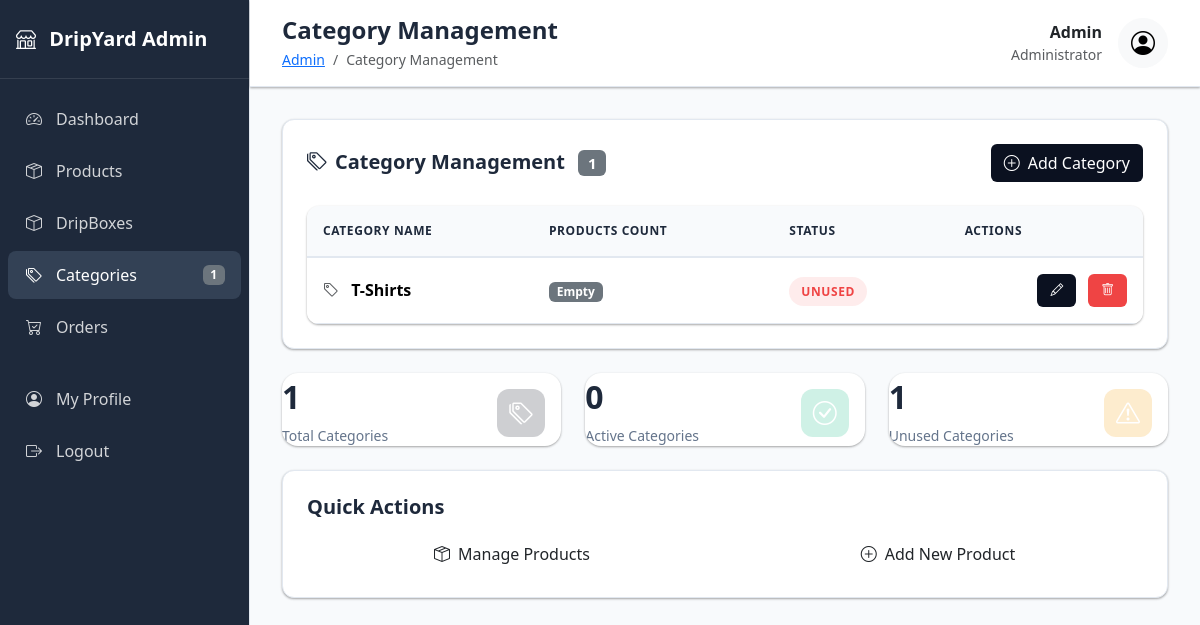
Screenshot of /admin/categories.php (signed in) with the database file from the repository.
### tables this page shows
CREATE TABLE `categories` (
  `id` int(10) UNSIGNED NOT NULL,
  `name` varchar(100) NOT NULL,
  `created_at` timestamp NOT NULL DEFAULT current_timestamp()
);

CREATE TABLE `users` (
  `id` int(10) UNSIGNED NOT NULL,
  `name` varchar(255) NOT NULL,
  `email` varchar(255) NOT NULL,
  `password` varchar(255) NOT NULL,
  `profile_image` varchar(255) DEFAULT NULL,
  `role` varchar(20) NOT NULL DEFAULT 'customer',
  `created_at` timestamp NOT NULL DEFAULT current_timestamp()
);

### backend/auth.php (called while the page is built, shortened)
<?php
function getCurrentUser(): ?array
{
    static $cachedUser = null;
    if ($cachedUser !== null) {
        return $cachedUser;
    }
    $pdo = getPDO();
    $stmt = $pdo->prepare('SELECT id, name, email, role, profile_image, created_at FROM users WHERE id = ? LIMIT 1');
    $stmt->execute([$_SESSION['user_id']]);
    $user = $stmt->fetch();
    $cachedUser = $user;
    return $cachedUser;
}
function requireAdmin() {
    $user = getCurrentUser();
}

### public/admin/categories.php (the view, shortened to what this page needs)
<?php
$pageTitle = 'Category Management';
$basePath = '../..';
require_once __DIR__ . '/../../backend/auth.php';
requireAdmin();
$pdo = getPDO();
$stmt = $pdo->query('
    SELECT c.id, c.name,
           (SELECT COUNT(*) FROM products WHERE category_id = c.id) AS product_count
    FROM categories c
    ORDER BY c.name ASC
');
$categories = $stmt->fetchAll();
include __DIR__ . '/../partials/admin_header.php';
?>
<div class="admin-card mb-4">
    <div class="card-body">
        <div class="d-flex justify-content-between align-items-center mb-4">
            <h5 class="card-title mb-0">
                <i class="bi bi-tags me-2"></i>Category Management
                <span class="badge bg-secondary ms-2"><?php echo count($categories); ?></span>
            </h5>
            <button class="btn btn-admin-primary" data-bs-toggle="modal" data-bs-target="#categoryModal">
                <i class="bi bi-plus-circle me-2"></i>Add Category
            </button>
        </div>
        <?php if (empty($categories)): ?>
            <div class="text-center py-5">
                <i class="bi bi-tags fs-1 text-muted mb-3"></i>
                <h6 class="text-muted">No categories yet</h6>
                <p class="text-muted small">Create categories to organize your products efficiently</p>
                <button class="btn btn-admin-primary" data-bs-toggle="modal" data-bs-target="#categoryModal">Create First Category</button>
            </div>
        <?php else: ?>
            <div class="table-responsive admin-table">
                <table class="table">
                    <thead>
                        <tr>
                            <th>Category Name</th>
                            <th>Products Count</th>
                            <th>Status</th>
                            <th>Actions</th>
                        </tr>
                    </thead>
                    <tbody>
                        <?php foreach ($categories as $category): ?>
                            <tr>
                                <td class="fw-semibold">
                                    <i class="bi bi-tag me-2 text-muted"></i>
                                    <?php echo htmlspecialchars($category['name']); ?>
                                </td>
                                <td>
                                    <?php if ($category['product_count'] > 0): ?>
                                        <span class="badge bg-info"><?php echo (int)$category['product_count']; ?> products</span>
                                    <?php else: ?>
                                        <span class="badge bg-secondary">Empty</span>
                                    <?php endif; ?>
                                </td>
                                <td>
                                    <?php if ($category['product_count'] > 0): ?>
                                        <span class="status-badge status-badge-active">Active</span>
                                    <?php else: ?>
                                        <span class="status-badge status-badge-inactive">Unused</span>
                                    <?php endif; ?>
                                </td>
                                <td>
                                    <div class="table-actions">
                                        <button type="button"
                                                class="btn btn-sm btn-admin-primary me-1 btn-edit-category"
                                                data-bs-toggle="modal"
                                                data-bs-target="#categoryModal"
                                                data-category-id="<?php echo (int)$category['id']; ?>"
                                                data-category-name="<?php echo htmlspecialchars($category['name'], ENT_QUOTES); ?>"
                                                title="Edit Category">
                                            <i class="bi bi-pencil"></i>
                                        </button>
                                        <?php if ($category['product_count'] == 0): ?>
                                            <form method="post" class="d-inline">
                                                <button type="submit" class="btn btn-sm btn-admin-danger" title="Delete Category">
                                                    <i class="bi bi-trash"></i>
                                                </button>
                                            </form>
                                        <?php else: ?>
                                            <button class="btn btn-sm btn-admin-secondary" disabled title="Cannot delete category with products">
                                                <i class="bi bi-shield-check"></i>
                                            </button>
                                        <?php endif; ?>
                                    </div>
                                </td>
                            </tr>
                        <?php endforeach; ?>
                    </tbody>
                </table>
            </div>
        <?php endif; ?>
    </div>
</div>
<div class="row g-4 mb-4">
    <div class="col-md-4">
        <div class="stat-card primary admin-card">
            <div class="stat-icon">
                <i class="bi bi-tags"></i>
            </div>
            <div class="stat-value"><?php echo count($categories); ?></div>
            <div class="stat-label">Total Categories</div>
        </div>
    </div>
    <div class="col-md-4">
        <div class="stat-card success admin-card">
            <div class="stat-icon">
                <i class="bi bi-check-circle"></i>
            </div>
            <div class="stat-value"><?php echo count(array_filter($categories, fn($c) => $c['product_count'] > 0)); ?></div>
            <div class="stat-label">Active Categories</div>
        </div>
    </div>
    <div class="col-md-4">
        <div class="stat-card warning admin-card">
            <div class="stat-icon">
                <i class="bi bi-exclamation-triangle"></i>
            </div>
            <div class="stat-value"><?php echo count(array_filter($categories, fn($c) => $c['product_count'] == 0)); ?></div>
            <div class="stat-label">Unused Categories</div>
        </div>
    </div>
</div>
<div class="admin-card">
    <div class="card-body">
        <h5 class="card-title mb-3">Quick Actions</h5>
        <div class="row g-3">
            <div class="col-md-6">
                <a href="products.php" class="btn btn-admin-outline-primary w-100">
                    <i class="bi bi-box-seam me-2"></i>Manage Products
                </a>
            </div>
            <div class="col-md-6">
                <a href="new-product.php" class="btn btn-admin-outline-success w-100">
                    <i class="bi bi-plus-circle me-2"></i>Add New Product
                </a>
            </div>
        </div>
    </div>
</div>
<?php include __DIR__ . '/../partials/admin_footer.php'; ?>

### public/partials/admin_header.php (shortened to what this page needs)
<?php
require_once __DIR__ . '/../../backend/auth.php';
$currentUser = getCurrentUser();
$pdo = getPDO();
$adminStats = [
    'products' => (int)$pdo->query('SELECT COUNT(*) AS c FROM products')->fetch()['c'],
    'categories' => (int)$pdo->query('SELECT COUNT(*) AS c FROM categories')->fetch()['c'],
    'orders' => (int)$pdo->query('SELECT COUNT(*) AS c FROM orders')->fetch()['c'],
    'users' => (int)$pdo->query('SELECT COUNT(*) AS c FROM users')->fetch()['c'],
    'pending_orders' => (int)$pdo->query('SELECT COUNT(*) AS c FROM orders WHERE status = "pending"')->fetch()['c'],
];
?>
<!doctype html>
<html lang="en">
<head>
    <link href="https://cdn.jsdelivr.net/npm/bootstrap@5.3.3/dist/css/bootstrap.min.css" rel="stylesheet">
    <link href="https://cdn.jsdelivr.net/npm/bootstrap-icons@1.11.3/font/bootstrap-icons.css" rel="stylesheet">
    <link href="<?php echo $basePath; ?>/assets/css/admin.css" rel="stylesheet">
</head>
<body>
<div class="admin-wrapper">
    <div class="admin-sidebar" id="adminSidebar">
        <div class="navbar-brand">
            <i class="bi bi-shop me-2"></i>
            DripYard Admin
        </div>
        <ul class="admin-nav">
            <li class="admin-nav-item">
                <a href="<?php echo $basePath; ?>/public/admin/dashboard.php" class="admin-nav-link <?php echo basename($_SERVER['PHP_SELF']) === 'dashboard.php' ? 'active' : ''; ?>">
                    <i class="bi bi-speedometer2"></i>
                    Dashboard
                </a>
            </li>
            <li class="admin-nav-item">
                <a href="<?php echo $basePath; ?>/public/admin/products.php" class="admin-nav-link <?php echo basename($_SERVER['PHP_SELF']) === 'products.php' || basename($_SERVER['PHP_SELF']) === 'new-product.php' || basename($_SERVER['PHP_SELF']) === 'edit-product.php' ? 'active' : ''; ?>">
                    <i class="bi bi-box-seam"></i>
                    Products
                </a>
            </li>
            <li class="admin-nav-item">
                <a href="<?php echo $basePath; ?>/public/admin/dripboxes.php" class="admin-nav-link <?php echo basename($_SERVER['PHP_SELF']) === 'dripboxes.php' || basename($_SERVER['PHP_SELF']) === 'new-dripbox.php' || basename($_SERVER['PHP_SELF']) === 'edit-dripbox.php' ? 'active' : ''; ?>">
                    <i class="bi bi-box"></i>
                    DripBoxes
                </a>
            </li>
            <li class="admin-nav-item">
                <a href="<?php echo $basePath; ?>/public/admin/categories.php" class="admin-nav-link <?php echo basename($_SERVER['PHP_SELF']) === 'categories.php' ? 'active' : ''; ?>">
                    <i class="bi bi-tags"></i>
                    Categories
                    <?php if ($adminStats['categories'] > 0): ?>
                        <span class="badge bg-secondary ms-auto"><?php echo $adminStats['categories']; ?></span>
                    <?php endif; ?>
                </a>
            </li>
            <li class="admin-nav-item">
                <a href="<?php echo $basePath; ?>/public/admin/orders.php" class="admin-nav-link <?php echo basename($_SERVER['PHP_SELF']) === 'orders.php' ? 'active' : ''; ?>">
                    <i class="bi bi-cart-check"></i>
                    Orders
                </a>
            </li>
            <li class="admin-nav-item mt-4">
                <a href="<?php echo $basePath; ?>/public/admin/profile.php" class="admin-nav-link <?php echo basename($_SERVER['PHP_SELF']) === 'profile.php' ? 'active' : ''; ?>">
                    <i class="bi bi-person-circle"></i>
                    My Profile
                </a>
            </li>
            <li class="admin-nav-item">
                <a href="<?php echo $basePath; ?>/public/logout.php" class="admin-nav-link">
                    <i class="bi bi-box-arrow-right"></i>
                    Logout
                </a>
            </li>
        </ul>
    </div>
    <div class="admin-main">
        <div class="admin-header">
            <div class="d-flex justify-content-between align-items-center">
                <div class="d-flex align-items-center">
                    <div>
                        <h1 class="page-title mb-1"><?php echo htmlspecialchars($pageTitle ?? 'Dashboard'); ?></h1>
                        <nav aria-label="breadcrumb">
                            <ol class="breadcrumb">
                                <li class="breadcrumb-item"><a href="<?php echo $basePath; ?>/public/admin/dashboard.php">Admin</a></li>
                                <li class="breadcrumb-item active"><?php echo htmlspecialchars($pageTitle ?? 'Dashboard'); ?></li>
                            </ol>
                        </nav>
                    </div>
                </div>
                <div class="d-flex align-items-center gap-3">
                    <div class="text-end">
                        <div class="fw-semibold"><?php echo htmlspecialchars($currentUser['name']); ?></div>
                        <div class="text-muted small"><?php echo $currentUser['role'] === 'super_admin' ? 'Super Administrator' : 'Administrator'; ?></div>
                    </div>
                    <div class="dropdown">
                        <button class="btn btn-light rounded-circle" type="button" data-bs-toggle="dropdown">
                            <i class="bi bi-person-circle fs-4"></i>
                        </button>
                    </div>
                </div>
            </div>
        </div>
        <div class="admin-content">

### rows the page displays
categories: id "1", name "T-Shirts"
users: name "Admin"

### other values shown
$pageTitle "Category Management"
count($categories) "1"
count(array_filter($categories, fn($c) => $c['product_count'] > 0)) "0"
count(array_filter($categories, fn($c) => $c['product_count'] == 0)) "1"
